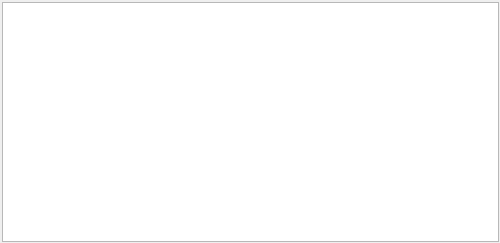
<?xml version="1.0" encoding="UTF-8"?>
<ui version="4.0">
 <class>tShowErrors</class>
 <widget class="QDialog" name="tShowErrors">
  <property name="geometry">
   <rect>
    <x>0</x>
    <y>0</y>
    <width>500</width>
    <height>243</height>
   </rect>
  </property>
  <property name="sizePolicy">
   <sizepolicy hsizetype="Fixed" vsizetype="Fixed">
    <horstretch>0</horstretch>
    <verstretch>0</verstretch>
   </sizepolicy>
  </property>
  <property name="minimumSize">
   <size>
    <width>500</width>
    <height>243</height>
   </size>
  </property>
  <property name="maximumSize">
   <size>
    <width>500</width>
    <height>243</height>
   </size>
  </property>
  <property name="windowTitle">
   <string>Dialog</string>
  </property>
  <widget class="QListView" name="listView">
   <property name="geometry">
    <rect>
     <x>2</x>
     <y>2</y>
     <width>497</width>
     <height>240</height>
    </rect>
   </property>
   <property name="palette">
    <palette>
     <active>
      <colorrole role="WindowText">
       <brush brushstyle="SolidPattern">
        <color alpha="255">
         <red>255</red>
         <green>0</green>
         <blue>4</blue>
        </color>
       </brush>
      </colorrole>
      <colorrole role="Text">
       <brush brushstyle="SolidPattern">
        <color alpha="255">
         <red>255</red>
         <green>0</green>
         <blue>4</blue>
        </color>
       </brush>
      </colorrole>
     </active>
     <inactive>
      <colorrole role="WindowText">
       <brush brushstyle="SolidPattern">
        <color alpha="255">
         <red>255</red>
         <green>0</green>
         <blue>4</blue>
        </color>
       </brush>
      </colorrole>
      <colorrole role="Text">
       <brush brushstyle="SolidPattern">
        <color alpha="255">
         <red>255</red>
         <green>0</green>
         <blue>4</blue>
        </color>
       </brush>
      </colorrole>
     </inactive>
     <disabled>
      <colorrole role="WindowText">
       <brush brushstyle="SolidPattern">
        <color alpha="255">
         <red>120</red>
         <green>120</green>
         <blue>120</blue>
        </color>
       </brush>
      </colorrole>
      <colorrole role="Text">
       <brush brushstyle="SolidPattern">
        <color alpha="255">
         <red>120</red>
         <green>120</green>
         <blue>120</blue>
        </color>
       </brush>
      </colorrole>
     </disabled>
    </palette>
   </property>
   <property name="font">
    <font>
     <pointsize>10</pointsize>
     <weight>75</weight>
     <bold>true</bold>
    </font>
   </property>
   <property name="verticalScrollBarPolicy">
    <enum>Qt::ScrollBarAsNeeded</enum>
   </property>
   <property name="editTriggers">
    <set>QAbstractItemView::NoEditTriggers</set>
   </property>
   <property name="selectionMode">
    <enum>QAbstractItemView::NoSelection</enum>
   </property>
   <property name="verticalScrollMode">
    <enum>QAbstractItemView::ScrollPerPixel</enum>
   </property>
  </widget>
 </widget>
 <resources/>
 <connections/>
</ui>
